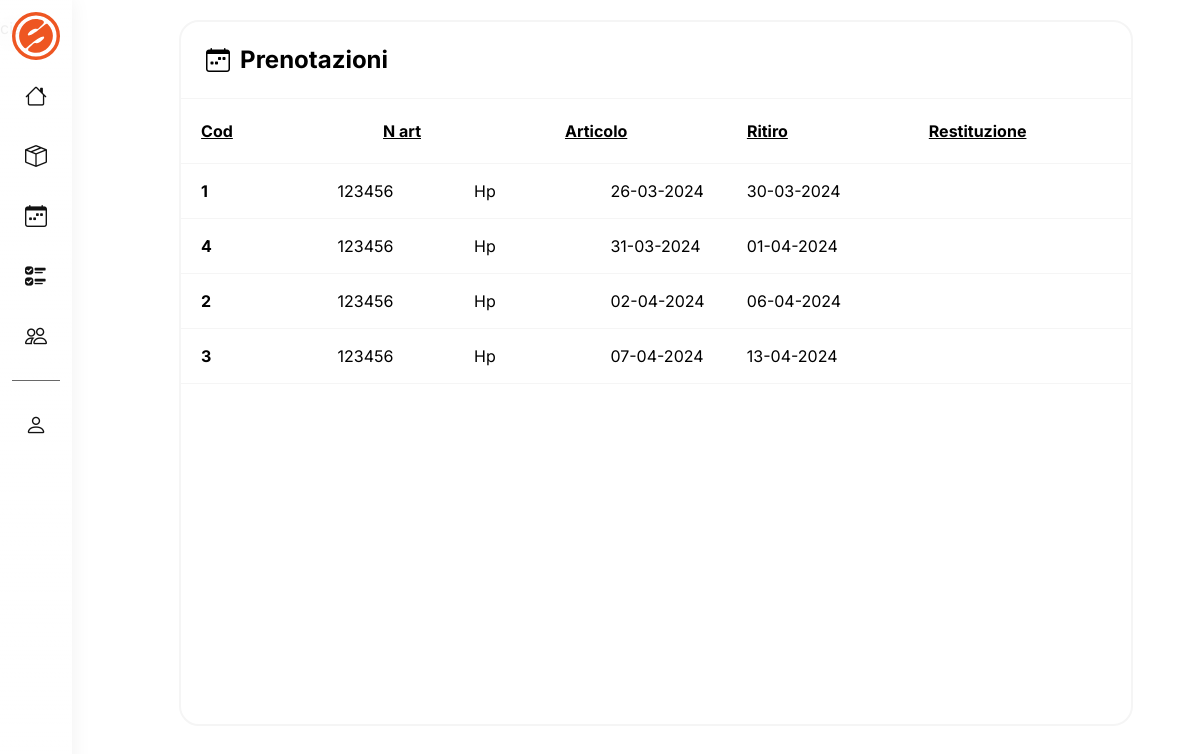
The app's page /php/prenotazioni-backend.php (signed in), older data.
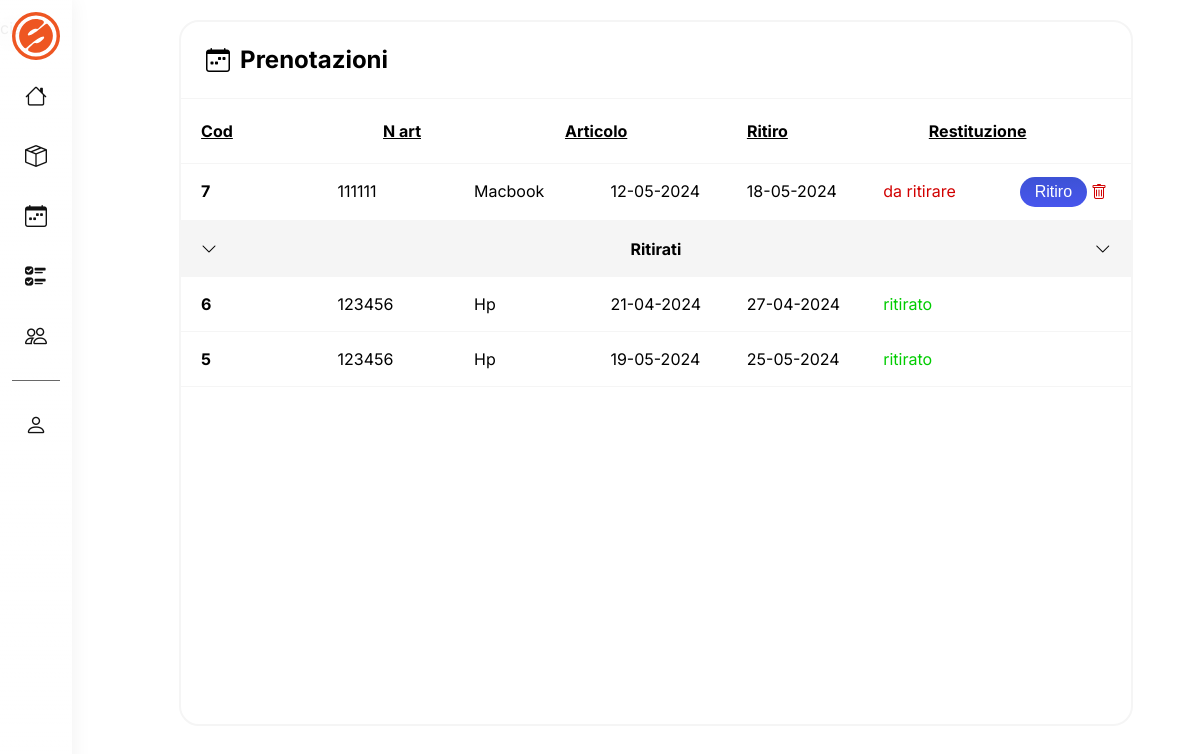
The same page, newer data.
### tables this page shows
CREATE TABLE `prenotazioni` (
  `id_prenotazione` int(20) NOT NULL,
  `fk_articolo` int(20) NOT NULL,
  `fk_utente` int(20) NOT NULL,
  `data_ritiro` date NOT NULL,
  `data_restituzione` date NOT NULL,
  `stato` set('da ritirare','ritirato') NOT NULL
);

CREATE TABLE `articoli` (
  `id_articolo` int(11) NOT NULL,
  `numero_inventario` varchar(11) NOT NULL,
  `stato` set('disponibile','guasto','in prestito','prenotato') NOT NULL,
  `fk_categoria` int(11) NOT NULL,
  `fk_centro` int(11) NOT NULL,
  `nome` varchar(30) NOT NULL,
  `colore` varchar(20) NOT NULL,
  `img` varchar(100) NOT NULL,
  `descrizione` varchar(300) NOT NULL
);

### php/prenotazioni-backend.php (the view, shortened to what the changed rows need)
<html>
    <head>
        <link rel="stylesheet" type="text/css" href="../css/backend.css">
        <link rel="stylesheet" type="text/css" href="../css/general.css">
        <link rel="stylesheet" type="text/css" href="../css/articoli-backend.css">
    </head>
    <body>
        <section>
            <div class="col-art-back">
                <div class="row-art-back">
                    <div class="box">
                        <div class="box-title art">
                                <h1>Prenotazioni</h1>
                        </div>
                        <div class="scrollable-section">
                            <?php
                            require_once './db.php';
                            if (isset($_SESSION['user_id'])) {
                                $sql = "SELECT prenotazioni.* FROM prenotazioni
                                        JOIN articoli ON prenotazioni.fk_articolo = articoli.id_articolo";
                                $sql .= " ORDER BY FIELD(prenotazioni.stato, 'da ritirare', 'ritirato'), prenotazioni.data_ritiro";
                                $stmt = $conn->prepare($sql);
                                $executeResult = $stmt->execute();
                                $result = $stmt->get_result();
                                $printedEffettuatiHeaderpren = false;
                                if ($result->num_rows > 0) {
                                    while ($row = $result->fetch_assoc()) {
                                        $idprenotazione = $row['id_prenotazione'];
                                        $fk_articolo = $row['fk_articolo'];
                                        $dataritiro = $row['data_ritiro'];
                                        $dataritiro_format = DateTime::createFromFormat('Y-m-d', $row['data_ritiro']);
                                        $dataritiro_format = $dataritiro_format -> format('d-m-Y');
                                        $datarestituzione_format = DateTime::createFromFormat('Y-m-d', $row['data_restituzione']);
                                        $datarestituzione_format = $datarestituzione_format -> format('d-m-Y');
                                        $stato = $row['stato'];
                                        $sql = "SELECT * FROM articoli WHERE id_articolo = ?";
                                        $stmt = $conn->prepare($sql);
                                        $bindResult = $stmt->bind_param("i", $fk_articolo);
                                        $executeResult = $stmt->execute();
                                        $resultArticolo = $stmt->get_result();
                                        $rowArticolo = $resultArticolo->fetch_assoc();
                                        if ($stato == 'ritirato' && !$printedEffettuatiHeaderpren) {
                                            echo '<div class="braker">
                                                    <i class="bi bi-chevron-down"></i>
                                                    <p><strong>Ritirati</strong></p>
                                                    <i class="bi bi-chevron-down"></i>
                                                </div>';
                                            $printedEffettuatiHeaderpren = true;
                                        }
                                        echo '<div class="box-data">
                                                <div class="articolo">
                                                    <p><strong>'.$idprenotazione.'</strong></p>
                                                    <p>'.$rowArticolo['numero_inventario'].'</p>
                                                    <p>'.ucfirst($rowArticolo['nome']).'</p>
                                                    <p>'.$dataritiro_format.'</p>
                                                    <p>'.$datarestituzione_format.'</p>';
                                                    if ($stato == 'da ritirare') {
                                                        echo '<p class="trash">'.$stato.'</p>';
                                                    }else{
                                                        echo '<p class="disponibile">'.$stato.'</p>';
                                                    }
                                        echo '  </div>';
                                                $data_odierna = date('Y-m-d');
                                                if ($dataritiro > $data_odierna && $stato == 'da ritirare') {
                                                    echo '<div class="btns">
                                                            <div id="popup-overlay" style="display: none;"></div>
                                                            <form action="prenotazioni-ritiro.php" style="margin: 0;" method="post">
                                                                <input type="hidden" name="id" value="'.$idprenotazione.'">
                                                                <button class="button-21" type="submit">Ritiro</button>
                                                            </form>
                                                            <div id="popup" class="popup" style="display: none;">
                                                                <div class="popup-content">
                                                                </div>
                                                            </div>
                                                            <a href="#" class="open-popup-delete" data-id="'.$idprenotazione.'">
                                                                <i class="bi bi-trash trash"></i>
                                                            </a>
                                                            <div id="popup-del" class="popup" style="display: none;">
                                                                <div class="popup-content">
                                                                </div>
                                                            </div>
                                                          </div>';
                                                }
                                        echo '</div>
                                            <div class="line"></div>';
                                    }
                                } else {
                                    echo "<div class='no-data'><strong><p>Nessuna prenotazione effettuata</p></strong></div>";
                                }
                            } else {
                                header('Location: login.php');
                            }
                        ?>
                        </div>
                    </div>
                </div>
            </div>
        </section>
    </body>
</html>

Row changes from the older to the newer data that the page shows:
removed prenotazioni: id_prenotazione "1", articoli.numero_inventario "123456", articoli.nome "Hp", data_ritiro "26-03-2024", data_restituzione "30-03-2024"
removed prenotazioni: id_prenotazione "4", articoli.numero_inventario "123456", articoli.nome "Hp", data_ritiro "31-03-2024", data_restituzione "01-04-2024"
removed prenotazioni: id_prenotazione "2", articoli.numero_inventario "123456", articoli.nome "Hp", data_ritiro "02-04-2024", data_restituzione "06-04-2024"
removed prenotazioni: id_prenotazione "3", articoli.numero_inventario "123456", articoli.nome "Hp", data_ritiro "07-04-2024", data_restituzione "13-04-2024"
added prenotazioni: id_prenotazione "7", articoli.numero_inventario "111111", articoli.nome "Macbook", data_ritiro "12-05-2024", data_restituzione "18-05-2024", stato "da ritirare"
added prenotazioni: shows "Ritirati", id_prenotazione "6", articoli.numero_inventario "123456", articoli.nome "Hp", data_ritiro "21-04-2024", data_restituzione "27-04-2024", stato "ritirato"
added prenotazioni: id_prenotazione "5", articoli.numero_inventario "123456", articoli.nome "Hp", data_ritiro "19-05-2024", data_restituzione "25-05-2024", stato "ritirato"
